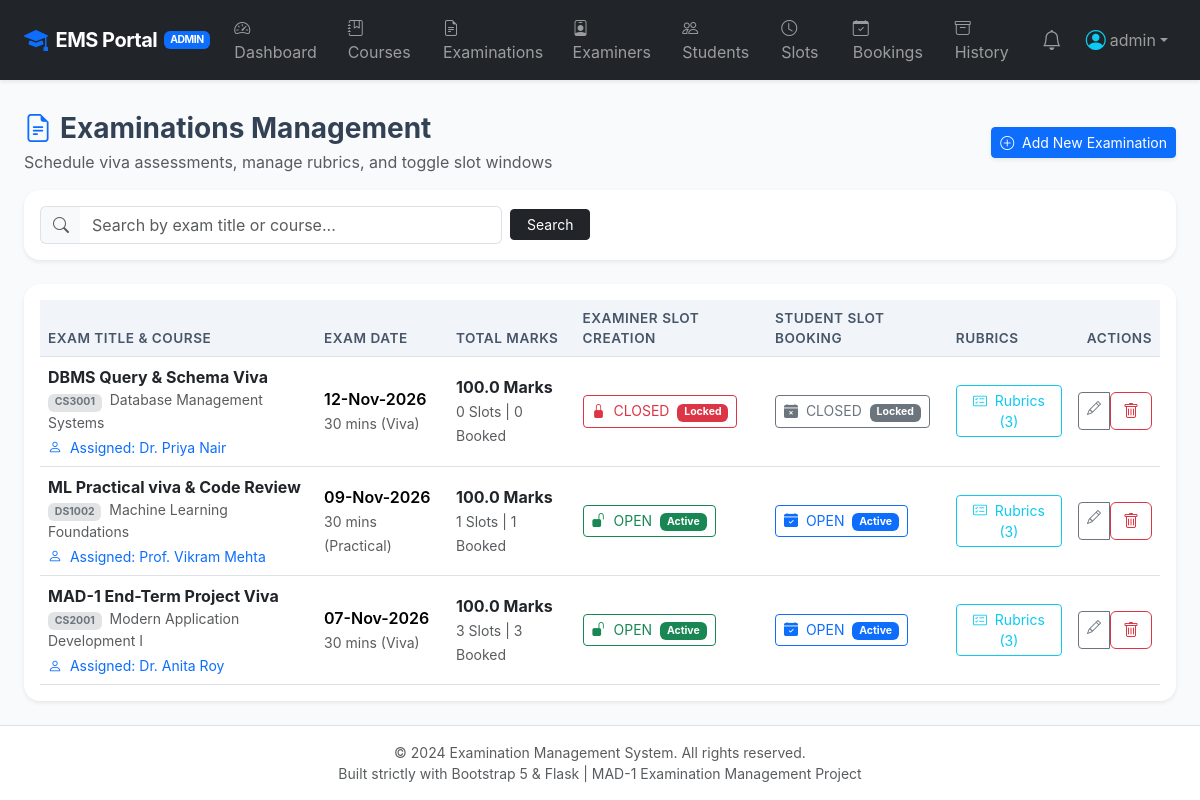
Screenshot of /admin/examinations (signed in) with the database file from the repository.
### application/models.py (models this page shows, shortened)
class User(UserMixin, db.Model):
    __tablename__ = 'users'
    id = db.Column(db.Integer, primary_key=True)
    username = db.Column(db.String(80), unique=True, nullable=False, index=True)
    email = db.Column(db.String(120), unique=True, nullable=False, index=True)
    password_hash = db.Column(db.String(255), nullable=False)
    role = db.Column(db.String(20), nullable=False)  # 'admin', 'examiner', 'student'
    created_at = db.Column(db.DateTime, default=datetime.utcnow)
    examiner_profile = db.relationship('ExaminerProfile', backref='user', uselist=False, cascade='all, delete-orphan')
    student_profile = db.relationship('StudentProfile', backref='user', uselist=False, cascade='all, delete-orphan')
    notifications = db.relationship('Notification', backref='user', lazy='dynamic', cascade='all, delete-orphan')
    @property
    def is_admin(self):
        return self.role == 'admin'
    @property
    def is_student(self):
        return self.role == 'student'

class Examination(db.Model):
    __tablename__ = 'examinations'
    id = db.Column(db.Integer, primary_key=True)
    course_id = db.Column(db.Integer, db.ForeignKey('courses.id', ondelete='CASCADE'), nullable=False)
    title = db.Column(db.String(150), nullable=False)
    description = db.Column(db.Text, nullable=True)
    exam_type = db.Column(db.String(50), default='Viva')  # 'Viva', 'Practical', 'Theory', 'Project'
    total_marks = db.Column(db.Float, default=100.0)
    exam_date = db.Column(db.Date, nullable=False)
    duration_minutes = db.Column(db.Integer, default=30)
    slot_creation_open = db.Column(db.Boolean, default=True)
    student_booking_open = db.Column(db.Boolean, default=True)
    assigned_examiner_id = db.Column(db.Integer, db.ForeignKey('examiner_profiles.id', ondelete='SET NULL'), nullable=True)
    status = db.Column(db.String(20), default='Published')  # 'Draft', 'Published', 'Completed'
    created_at = db.Column(db.DateTime, default=datetime.utcnow)
    rubrics = db.relationship('ExaminationRubric', backref='examination', lazy='dynamic', cascade='all, delete-orphan')
    slots = db.relationship('ExaminationSlot', backref='examination', lazy='dynamic', cascade='all, delete-orphan')
    bookings = db.relationship('Booking', backref='examination', lazy='dynamic', cascade='all, delete-orphan')
    def booked_count(self):
        return self.bookings.filter(Booking.status != 'Cancelled').count()

class Course(db.Model):
    __tablename__ = 'courses'
    id = db.Column(db.Integer, primary_key=True)
    code = db.Column(db.String(20), unique=True, nullable=False, index=True)
    name = db.Column(db.String(150), nullable=False)
    description = db.Column(db.Text, nullable=True)
    department = db.Column(db.String(100), nullable=False)
    credits = db.Column(db.Integer, default=4)
    created_at = db.Column(db.DateTime, default=datetime.utcnow)
    examinations = db.relationship('Examination', backref='course', lazy='dynamic', cascade='all, delete-orphan')

class ExaminerProfile(db.Model):
    __tablename__ = 'examiner_profiles'
    id = db.Column(db.Integer, primary_key=True)
    user_id = db.Column(db.Integer, db.ForeignKey('users.id', ondelete='CASCADE'), nullable=False, unique=True)
    examiner_id = db.Column(db.String(50), unique=True, nullable=False, index=True)
    name = db.Column(db.String(120), nullable=False)
    contact_details = db.Column(db.String(150), nullable=True)  # Phone number, office
    department = db.Column(db.String(100), nullable=False)
    status = db.Column(db.String(20), default='Pending')  # 'Pending', 'Approved', 'Rejected'
    approved_at = db.Column(db.DateTime, nullable=True)
    assigned_examinations = db.relationship('Examination', backref='assigned_examiner', foreign_keys='Examination.assigned_examiner_id')
    created_slots = db.relationship('ExaminationSlot', backref='examiner', lazy='dynamic', cascade='all, delete-orphan')

### application/controllers/admin.py (the view)
@admin_bp.route('/examinations')
def examinations():
    search_query = request.args.get('q', '').strip()
    query = Examination.query.join(Course)
    if search_query:
        query = query.filter(
            (Examination.title.ilike(f'%{search_query}%')) |
            (Course.name.ilike(f'%{search_query}%')) |
            (Course.code.ilike(f'%{search_query}%'))
        )
    exams = query.order_by(Examination.exam_date.desc()).all()
    return render_template('admin/examinations.html', examinations=exams, search_query=search_query)

### application/templates/admin/examinations.html (shortened to what this page needs)
{% extends "base.html" %}
{% block content %}
<div class="d-flex justify-content-between align-items-center mb-3 flex-wrap gap-2">
    <div>
        <h3 class="fw-bold mb-1"><i class="bi bi-file-earmark-text text-primary me-2"></i>Examinations Management</h3>
        <p class="text-muted mb-0">Schedule viva assessments, manage rubrics, and toggle slot windows</p>
    </div>
    <a href="{{ url_for('admin.create_examination') }}" class="btn btn-primary btn-sm shadow-sm">
        <i class="bi bi-plus-circle me-1"></i> Add New Examination
    </a>
</div>
<div class="card border-0 shadow-sm rounded-4 mb-4 bg-white">
    <div class="card-body p-3">
        <form method="GET" action="{{ url_for('admin.examinations') }}" class="row g-2 align-items-center">
            <div class="col-md-6 col-lg-5">
                <div class="input-group">
                    <span class="input-group-text bg-light border-end-0"><i class="bi bi-search text-muted"></i></span>
                    <input type="text" class="form-control border-start-0" name="q" value="{{ search_query or '' }}" placeholder="Search by exam title or course..." data-table-search="examsTable">
                </div>
            </div>
            <div class="col-auto">
                <button type="submit" class="btn btn-dark btn-sm px-3">Search</button>
            </div>
        </form>
    </div>
</div>
<div class="card border-0 shadow-sm rounded-4 bg-white">
    <div class="card-body p-3">
        <div class="table-responsive">
            <table class="table table-hover table-custom mb-0" id="examsTable">
                <thead>
                    <tr>
                        <th>Exam Title & Course</th>
                        <th>Exam Date</th>
                        <th>Total Marks</th>
                        <th>Examiner Slot Creation</th>
                        <th>Student Slot Booking</th>
                        <th>Rubrics</th>
                        <th class="text-end">Actions</th>
                    </tr>
                </thead>
                <tbody>
                    {% if examinations %}
                        {% for ex in examinations %}
                        <tr>
                            <td>
                                <div class="fw-bold text-dark">{{ ex.title }}</div>
                                <div class="small text-muted">
                                    <span class="badge bg-secondary-subtle text-secondary me-1">{{ ex.course.code }}</span>
                                    {{ ex.course.name }}
                                </div>
                                <div class="small mt-1 text-primary">
                                    <i class="bi bi-person me-1"></i>
                                    {% if ex.assigned_examiner %}
                                        Assigned: {{ ex.assigned_examiner.name }}
                                    {% else %}
                                        <span class="text-muted fst-italic">Open to all approved examiners</span>
                                    {% endif %}
                                </div>
                            </td>
                            <td>
                                <div class="fw-semibold">{{ ex.exam_date.strftime('%d-%b-%Y') }}</div>
                                <small class="text-muted">{{ ex.duration_minutes }} mins ({{ ex.exam_type }})</small>
                            </td>
                            <td>
                                <div class="fw-bold text-dark">{{ ex.total_marks }} Marks</div>
                                <small class="text-muted">{{ ex.slots.count() }} Slots | {{ ex.booked_count() }} Booked</small>
                            </td>
                            <td>
                                <form method="POST" action="{{ url_for('admin.toggle_slot_creation', exam_id=ex.id) }}" class="d-inline">
                                    {% if ex.slot_creation_open %}
                                        <button type="submit" class="btn btn-sm btn-outline-success py-1 px-2" title="Click to Close Slot Creation">
                                            <i class="bi bi-unlock-fill me-1"></i> OPEN <span class="badge bg-success ms-1">Active</span>
                                        </button>
                                    {% else %}
                                        <button type="submit" class="btn btn-sm btn-outline-danger py-1 px-2" title="Click to Open Slot Creation">
                                            <i class="bi bi-lock-fill me-1"></i> CLOSED <span class="badge bg-danger ms-1">Locked</span>
                                        </button>
                                    {% endif %}
                                </form>
                            </td>
                            <td>
                                <form method="POST" action="{{ url_for('admin.toggle_student_booking', exam_id=ex.id) }}" class="d-inline">
                                    {% if ex.student_booking_open %}
                                        <button type="submit" class="btn btn-sm btn-outline-primary py-1 px-2" title="Click to Close Student Booking">
                                            <i class="bi bi-calendar-check-fill me-1"></i> OPEN <span class="badge bg-primary ms-1">Active</span>
                                        </button>
                                    {% else %}
                                        <button type="submit" class="btn btn-sm btn-outline-secondary py-1 px-2" title="Click to Open Student Booking">
                                            <i class="bi bi-calendar-x-fill me-1"></i> CLOSED <span class="badge bg-secondary ms-1">Locked</span>
                                        </button>
                                    {% endif %}
                                </form>
                            </td>
                            <td>
                                <a href="{{ url_for('admin.examination_rubrics', exam_id=ex.id) }}" class="btn btn-sm btn-outline-info py-1 px-2">
                                    <i class="bi bi-card-checklist me-1"></i> Rubrics ({{ ex.rubrics.count() }})
                                </a>
                            </td>
                            <td class="text-end">
                                <div class="btn-group btn-group-sm">
                                    <a href="{{ url_for('admin.edit_examination', exam_id=ex.id) }}" class="btn btn-outline-secondary" title="Edit Exam">
                                        <i class="bi bi-pencil"></i>
                                    </a>
                                    <form method="POST" action="{{ url_for('admin.delete_examination', exam_id=ex.id) }}" class="d-inline confirm-action" data-confirm-message="Deleting examination '{{ ex.title }}' will also delete all rubrics, slots, and bookings. Proceed?">
                                        <button type="submit" class="btn btn-outline-danger" title="Delete Exam">
                                            <i class="bi bi-trash"></i>
                                        </button>
                                    </form>
                                </div>
                            </td>
                        </tr>
                        {% endfor %}
                    {% endif %}
                </tbody>
            </table>
        </div>
    </div>
</div>
{% endblock %}

### application/templates/base.html (shortened to what this page needs)
<!DOCTYPE html>
<html lang="en">
<head>
    <link href="https://cdn.jsdelivr.net/npm/bootstrap@5.3.3/dist/css/bootstrap.min.css" rel="stylesheet">
    <link rel="stylesheet" href="https://cdn.jsdelivr.net/npm/bootstrap-icons@1.11.3/font/bootstrap-icons.min.css">
    <link rel="stylesheet" href="{{ url_for('static', filename='css/style.css') }}">
</head>
<body>
    <nav class="navbar navbar-expand-lg navbar-dark bg-dark sticky-top shadow-sm py-2">
        <div class="container-fluid px-lg-4">
            <a class="navbar-brand d-flex align-items-center" href="{{ url_for('auth.index') }}">
                <i class="bi bi-mortarboard-fill text-primary me-2 fs-4"></i>
                <span>EMS Portal</span>
                {% if current_user.is_authenticated %}
                    <span class="badge bg-primary brand-badge text-uppercase">{{ current_user.role }}</span>
                {% endif %}
            </a>
            <div class="collapse navbar-collapse" id="emsNavbar">
                <ul class="navbar-nav me-auto mb-2 mb-lg-0">
                    {% if current_user.is_authenticated %}
                        {% if current_user.is_admin %}
                            <li class="nav-item">
                                <a class="nav-link" href="{{ url_for('admin.dashboard') }}"><i class="bi bi-speedometer2 me-1"></i> Dashboard</a>
                            </li>
                            <li class="nav-item">
                                <a class="nav-link" href="{{ url_for('admin.courses') }}"><i class="bi bi-journal-bookmark me-1"></i> Courses</a>
                            </li>
                            <li class="nav-item">
                                <a class="nav-link" href="{{ url_for('admin.examinations') }}"><i class="bi bi-file-earmark-text me-1"></i> Examinations</a>
                            </li>
                            <li class="nav-item">
                                <a class="nav-link" href="{{ url_for('admin.examiners') }}"><i class="bi bi-person-badge me-1"></i> Examiners</a>
                            </li>
                            <li class="nav-item">
                                <a class="nav-link" href="{{ url_for('admin.students') }}"><i class="bi bi-people me-1"></i> Students</a>
                            </li>
                            <li class="nav-item">
                                <a class="nav-link" href="{{ url_for('admin.slots') }}"><i class="bi bi-clock me-1"></i> Slots</a>
                            </li>
                            <li class="nav-item">
                                <a class="nav-link" href="{{ url_for('admin.bookings') }}"><i class="bi bi-calendar-check me-1"></i> Bookings</a>
                            </li>
                            <li class="nav-item">
                                <a class="nav-link" href="{{ url_for('admin.historical') }}"><i class="bi bi-archive me-1"></i> History</a>
                            </li>
                        {% endif %}
                    {% else %}
                        <li class="nav-item">
                            <a class="nav-link" href="{{ url_for('auth.index') }}">Home</a>
                        </li>
                    {% endif %}
                </ul>
                <ul class="navbar-nav ms-auto align-items-lg-center">
                    {% if current_user.is_authenticated %}
                        <li class="nav-item me-2">
                            <a class="nav-link position-relative" href="{{ url_for('notifications.index') }}" title="Notifications">
                                <i class="bi bi-bell fs-5"></i>
                            </a>
                        </li>
                        <li class="nav-item dropdown">
                            <a class="nav-link dropdown-toggle d-flex align-items-center" href="#" id="userDropdown" role="button" data-bs-toggle="dropdown" aria-expanded="false">
                                <i class="bi bi-person-circle fs-5 me-1 text-info"></i>
                                <span>{{ current_user.username }}</span>
                            </a>
                        </li>
                    {% endif %}
                </ul>
            </div>
        </div>
    </nav>
    <main class="container-fluid px-lg-4 py-3">
        {% block content %}{% endblock %}
    </main>
    <footer class="bg-white border-top py-3 text-center text-muted small mt-auto">
        <div class="container">
            <div>&copy; 2024 Examination Management System. All rights reserved.</div>
            <div>Built strictly with Bootstrap 5 & Flask | MAD-1 Examination Management Project</div>
        </div>
    </footer>
</body>
</html>

### rows the page displays
User: role "ADMIN", username "admin"
Examination: title "DBMS Query & Schema Viva", course.code "CS3001", course.name "Database Management Systems", assigned_examiner.name "Dr. Priya Nair", exam_date "12-Nov-2026", duration_minutes "30", exam_type "Viva", total_marks "100.0", slots.count "0", booked_count "0", slot_creation_open False (drawn), student_booking_open False (drawn), rubrics.count "3"
Examination: title "ML Practical viva & Code Review", course.code "DS1002", course.name "Machine Learning Foundations", assigned_examiner.name "Prof. Vikram Mehta", exam_date "09-Nov-2026", duration_minutes "30", exam_type "Practical", total_marks "100.0", slots.count "1", booked_count "1", slot_creation_open True (drawn), student_booking_open True (drawn), rubrics.count "3"
Examination: title "MAD-1 End-Term Project Viva", course.code "CS2001", course.name "Modern Application Development I", assigned_examiner.name "Dr. Anita Roy", exam_date "07-Nov-2026", duration_minutes "30", exam_type "Viva", total_marks "100.0", slots.count "3", booked_count "3", slot_creation_open True (drawn), student_booking_open True (drawn), rubrics.count "3"
